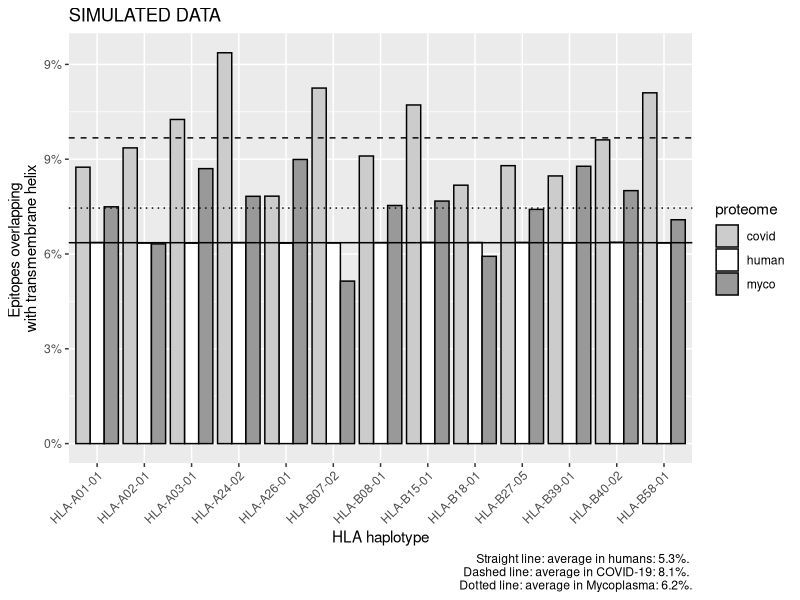

This chart was generated by the following R code: (Note: this script raises an error after producing the figure.)
## ---- chunk 1
knitr::opts_chunk$set(echo = TRUE)
## ---- chunk 2
library(testthat)
library(tidyr)
library(ggplot2)
## ---- chunk 3
get_haplotypes <- function() {
  c(
    "HLA-A01-01",
    "HLA-A02-01",
    "HLA-A03-01",
    "HLA-A24-02",
    "HLA-A26-01",
    "HLA-B07-02",
    "HLA-B08-01",
    "HLA-B18-01",
    "HLA-B27-05",
    "HLA-B39-01",
    "HLA-B40-02", 
    "HLA-B58-01",
    "HLA-B15-01"
  )
}
## ---- chunk 4
# n: sample size, equals the number of HLA haplotypes
n <- length(get_haplotypes())
# f denotes 'fraction', a value between 0.0 and 1.0
f_human <- rnorm(n = n, mean = 0.053, sd = 0.0001)
f_covid <- rnorm(n = n, mean = runif(n = 1, min = 0.03, max = 0.1), sd = 0.01)
f_myco <- rnorm(n = n, mean = runif(n = 1, min = 0.03, max = 0.1), sd = 0.01)
expect_true(all(f_human > 0.0))
expect_true(all(f_human < 1.0))
expect_true(all(f_covid > 0.0))
expect_true(all(f_covid < 1.0))
expect_true(all(f_myco > 0.0))
expect_true(all(f_myco < 1.0))
## ---- chunk 5
t_human_covid <- ks.test(x = f_human, y = f_covid)
print(t_human_covid)
## ---- chunk 6
t_human_myco <- ks.test(x = f_human, y = f_myco)
print(t_human_myco)
## ---- chunk 7
alpha <- 0.05
get_verdict <- function(p_value, alpha) {
  if (p_value <= alpha) {
    return("Reject that the two samples are taken from a same distribution")
  }
  "Accept that the two samples are taken from a same distribution"
}
verdict_human_covid <- get_verdict(t_human_covid$p.value, alpha)
verdict_human_myco <- get_verdict(t_human_myco$p.value, alpha)
print(paste("COVID-19:", verdict_human_covid))
print(paste("Mycobacterium:", verdict_human_myco))
## ---- chunk 8
df <- tibble::tibble(
  proteome = rep(c("human", "covid", "myco"), each = n),
  haplotype = rep(get_haplotypes(), time = 3),
  f = c(f_human, f_covid, f_myco)
)
df$proteome <- as.factor(df$proteome)
df$haplotype <- as.factor(df$haplotype)
## ---- chunk 9
df_stats_wide <- data.frame(
  statistic   = c(t_human_covid$statistic  , t_human_myco$statistic),
  p_value     = c(t_human_covid$p.value    , t_human_myco$p.value),
  alternative = c(t_human_covid$alternative, t_human_myco$alternative),
  method      = c(t_human_covid$method     , t_human_myco$method),
  data_name   = c(t_human_covid$data.name  , t_human_myco$data.name),
  alpha       = alpha,
  n           = length(get_haplotypes()),
  verdict     = c(verdict_human_covid      , verdict_human_myco)
)
df_stats <- t(df_stats_wide)
values_covid <- df_stats[,1]
values_myco <- df_stats[,2]
param_names <- rownames(df_stats)
df_stats <- data.frame(
  parameter = param_names,
  value_covid = values_covid,
  value_myco = values_myco
)

knitr::kable(df_stats[,c(1,2)], row.names = FALSE)
knitr::kable(df_stats[,c(1,3)], row.names = FALSE)
## ---- chunk 10
write.csv(df_stats, "bbbq_1_stats.csv", row.names = FALSE)
## ---- chunk 11
ggplot(df, aes(x = haplotype, y = f, fill = proteome)) + 
  scale_fill_manual(values = c("human" = "#ffffff", "covid" = "#cccccc", "myco" = "#999999")) +
  geom_col(position = position_dodge(), color = "#000000") + xlab("HLA haplotype") + 
  ylab("Epitopes overlapping \nwith transmembrane helix") +
  scale_y_continuous(labels = scales::percent_format(accuracy = 3)) +
  theme(axis.text.x = element_text(angle = 45, hjust = 1)) +
  geom_hline(yintercept = mean(f_human)) +
  geom_hline(yintercept = mean(f_covid), lty = "dashed") +
  geom_hline(yintercept = mean(f_myco), lty = "dotted") +
  labs(
    title = "SIMULATED DATA",
    caption = paste0(
      "Straight line: average in humans: ", formatC(100.0 * mean(f_human), digits = 2),"%. \n",
      "Dashed line: average in COVID-19: ", formatC(100.0 * mean(f_covid), digits = 2),"%. \n",
      "Dotted line: average in Mycoplasma: ", formatC(100.0 * mean(f_myco), digits = 2),"%."  
    )
  ) + ggsave("fig_bbbq_1.png", width = 7, height = 7)
## ---- chunk 12
df_wide <- spread(df, proteome, f)
df_wide$covid <- formatC(100.0 * df_wide$covid, digits = 3)
df_wide$human <- formatC(100.0 * df_wide$human, digits = 3)
df_wide$myco <- formatC(100.0 * df_wide$myco, digits = 3)
## ---- chunk 13
knitr::kable(df_wide, caption = "Percentage of MHC-I epitopes overlapping with transmembrane helix")
## ---- chunk 14
write.csv(df_wide, "bbbq_1_percentages.csv", row.names = FALSE)
